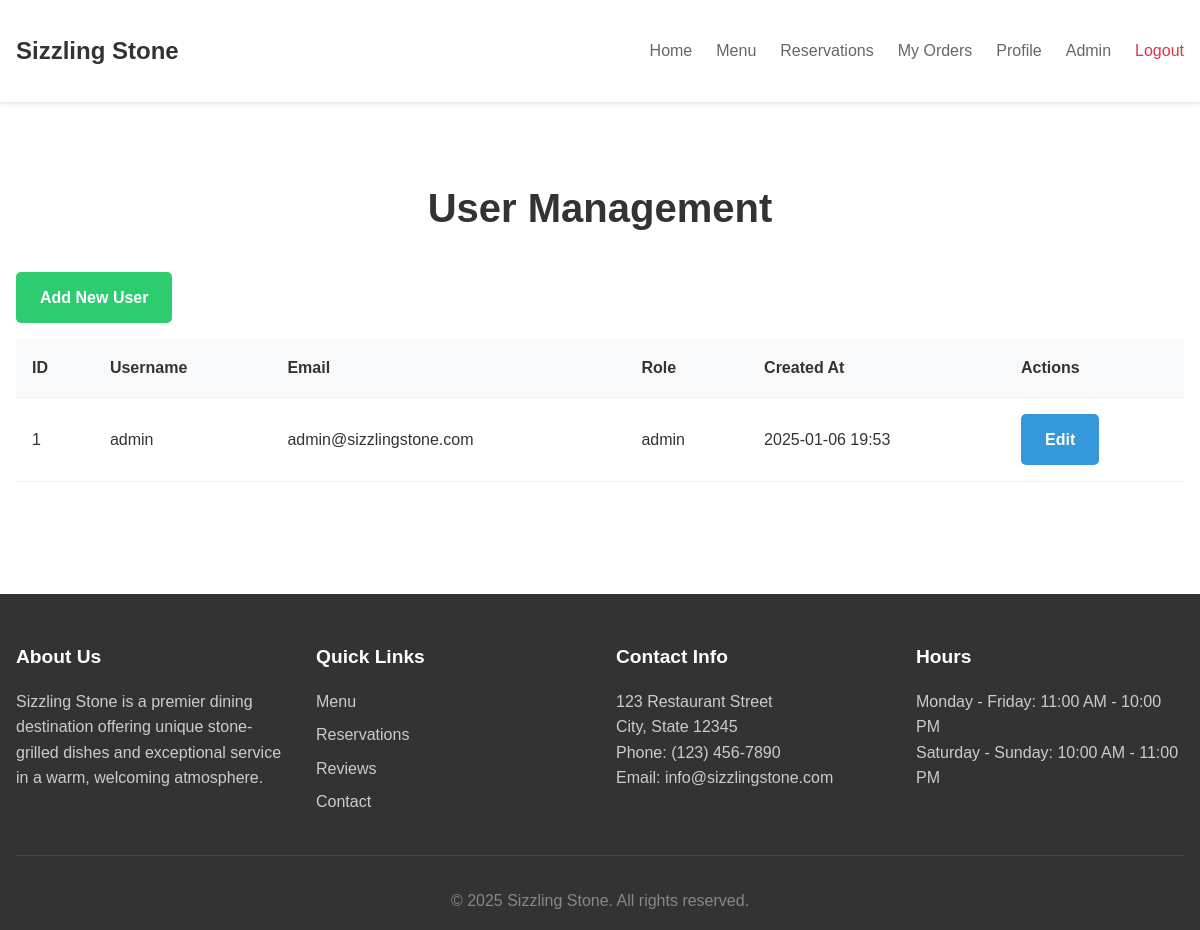
The page /admin/users.php (signed in) on the database its author committed.
### tables this page shows
CREATE TABLE IF NOT EXISTS users (
    user_id INT PRIMARY KEY AUTO_INCREMENT,
    username VARCHAR(50) UNIQUE,
    password VARCHAR(255),
    email VARCHAR(100),
    phone VARCHAR(20),
    role ENUM('customer', 'admin') DEFAULT 'customer',
    created_at TIMESTAMP DEFAULT CURRENT_TIMESTAMP
);

### public/admin/users.php (the view, shortened to what this page needs)
<?php
$pageTitle = 'User Management';
$database = new Database();
$db = $database->getConnection();
$stmt = $db->prepare("SELECT * FROM users ORDER BY created_at DESC");
$stmt->execute();
$users = $stmt->fetchAll(PDO::FETCH_ASSOC);
?>
<!DOCTYPE html>
<html lang="en">
<head>
    <link rel="stylesheet" href="<?php echo BASE_URL; ?>css/style.css">
    <link rel="stylesheet" href="<?php echo BASE_URL; ?>css/admin.css">
</head>
<body>
    <?php include __DIR__ . '/../../app/views/includes/header.php'; ?>
    <main class="admin-dashboard">
        <div class="container">
            <div class="admin-header">
                <h1 class="page-title"><?php echo $pageTitle; ?></h1>
                <a href="user-create.php" class="btn btn-success">Add New User</a>
            </div>
            <div class="admin-content">
                <table class="admin-table">
                    <thead>
                        <tr>
                            <th>ID</th>
                            <th>Username</th>
                            <th>Email</th>
                            <th>Role</th>
                            <th>Created At</th>
                            <th>Actions</th>
                        </tr>
                    </thead>
                    <tbody>
                        <?php foreach ($users as $user): ?>
                        <tr>
                            <td><?php echo htmlspecialchars($user['user_id']); ?></td>
                            <td><?php echo htmlspecialchars($user['username']); ?></td>
                            <td><?php echo htmlspecialchars($user['email']); ?></td>
                            <td><?php echo htmlspecialchars($user['role']); ?></td>
                            <td><?php echo date('Y-m-d H:i', strtotime($user['created_at'])); ?></td>
                            <td>
                                <a href="user-edit.php?id=<?php echo $user['user_id']; ?>" class="btn btn-small btn-primary">Edit</a>
                            </td>
                        </tr>
                        <?php endforeach; ?>
                    </tbody>
                </table>
            </div>
        </div>
    </main>
    <?php include __DIR__ . '/../../app/views/includes/footer.php'; ?>
</body>
</html>

### public/css/style.css (style rules this page uses)
* { margin: 0; padding: 0; box-sizing: border-box; }
body { font-family: 'Arial', sans-serif; line-height: 1.6; color: #333; }
.container { max-width: 1200px; margin: 0 auto; padding: 0 20px; }
.btn { display: inline-block; padding: 0.8rem 1.5rem; border-radius: 5px; text-decoration: none; font-weight: bold; transition: all 0.3s; }
.btn-primary { background-color: #007bff; color: #fff; }

### public/css/admin.css (style rules this page uses)
.page-title { margin-bottom: 30px; color: #2c3e50; }
.btn-primary { background-color: #3498db; color: white; }
.btn-success { background-color: #2ecc71; color: white; }
.admin-dashboard { padding: 6rem 0 4rem; }
.page-title { text-align: center; margin-bottom: 2rem; font-size: 2.5rem; color: #333; }
.admin-table { width: 100%; border-collapse: collapse; margin-top: 1rem; }
.admin-table th, .admin-table td { padding: 1rem; text-align: left; border-bottom: 1px solid #eee; }
.admin-table th { background: #f8f9fa; font-weight: 600; }

### app/views/includes/header.php (style rules this page uses)
.container { max-width: 1200px; margin: 0 auto; padding: 0 1rem; }

### rows shown on the page
users: user_id "1", username "admin", email "admin@sizzlingstone.com", role "admin", created_at "2025-01-06 19:53"

### other values the page prints
$pageTitle "User Management"
